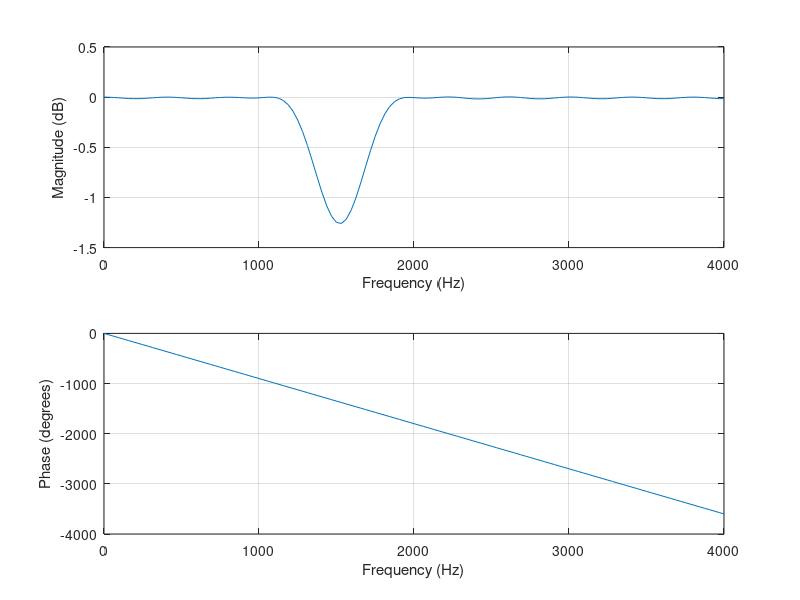
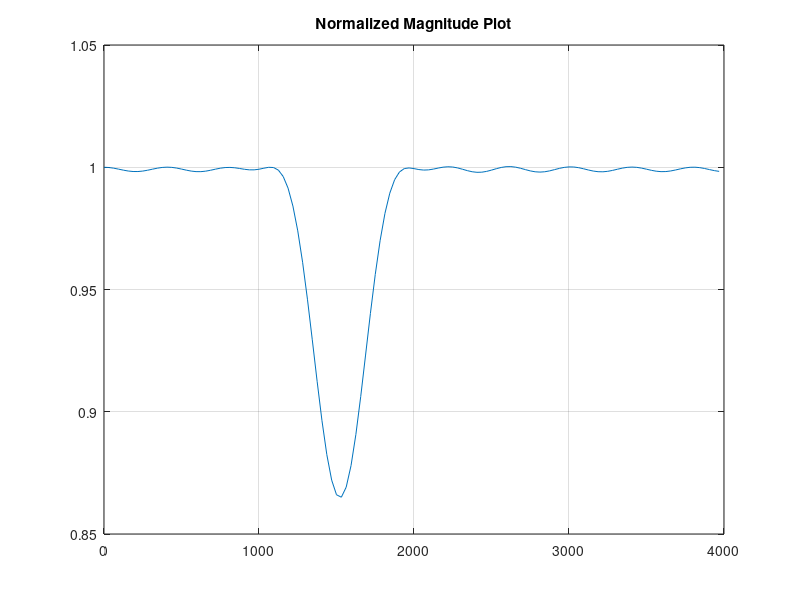
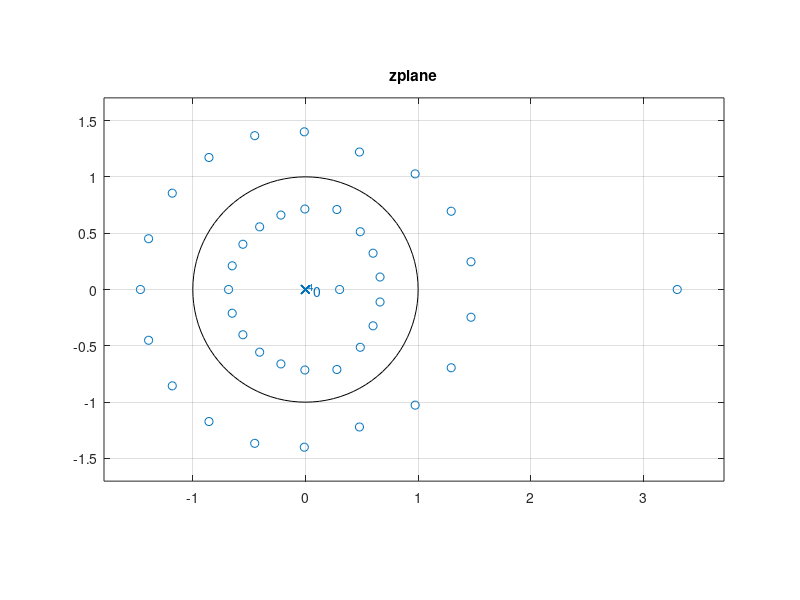

These figures' MATLAB source, in order:
clc;
clear all;
close all;
fs=8000;
n=40;
b=fir1(n,[1500/4000 1550/4000],'stop'); 
freqz(b,1,128,8000)
figure(2)
[h,w]=freqz(b,1,128,8000);
plot(w,abs(h)); % Normalized Magnitude Plot
title('Normalized Magnitude Plot');
grid
figure(3)
zplane(b,1);
title('zplane');